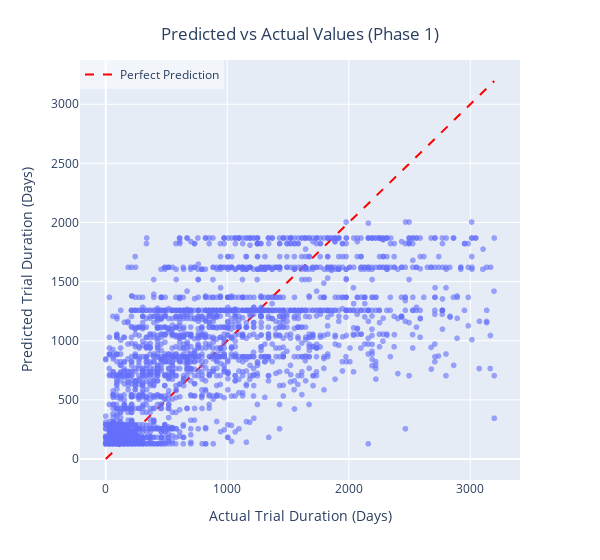

The code cell stored with this chart in its notebook:
### Markdown cell above
For all phase 1, 2, and 3 models, the random forest models produced better RMSE and R2 scores than their respective decision tree models. <br>

After hyperparameter tuning of the random forest models, all phase 1, 2, and 3 models produced better RMSE and R2 scores. <br>

Therefore, the  tuned random forest models were chosen as my models for predicting trial duration of phase 1, 2, and 3 unseen trial data.

### Code cell
# Assign y_test and y_prediction values to variables for plotting of phase 1 trial duration data
results_df = pd.DataFrame({'Actual': y_test1,'Predicted': y_prediction1})

# Plot of predicted vs actual trial duration
fig1 = px.scatter(results_df, x = 'Actual', y = 'Predicted', opacity = 0.6, width = 600,
                 labels = {'Actual': 'Actual Trial Duration (Days)', 'Predicted': 'Predicted Trial Duration (Days)'})

# Add diagonal perfect prediction line
min_val = min(results_df.min())
max_val = max(results_df.max())
fig1.add_trace(go.Scatter(mode = 'lines',
               x = [min_val, max_val],
               y = [min_val, max_val],
               line = dict(color = 'red', dash = 'dash'),
               name = 'Perfect Prediction'))

fig1.update_layout(title = {'text' : 'Predicted vs Actual Values (Phase 1)', 'x' : 0.5, 'y' : 0.95, 'xanchor' : 'center'})
fig1.update_layout(legend = dict(x = 0, y = 1, xanchor = 'left', yanchor = 'top', bgcolor = 'rgba(255, 255, 255, 0.5)'))
fig1.show()

### Figure 1 — Plotly figure (JSON) as saved in the notebook; plotly's stock layout.template omitted (floating-point values rounded to 4 significant figures; data arrays with more than 128 entries replaced by an {"elided": "..."} marker saying what was removed)
{"data": [{"hovertemplate": "Actual Trial Duration (Days)=%{x}<br>Predicted Trial Duration (Days)=%{y}<extra></extra>", "legendgroup": "", "marker": {"color": "#636efa", "opacity": 0.6, "symbol": "circle"}, "mode": "markers", "name": "", "showlegend": false, "type": "scattergl", "x": {"elided": "2890 int values"}, "xaxis": "x", "y": {"elided": "2890 float values"}, "yaxis": "y"}, {"line": {"color": "red", "dash": "dash"}, "mode": "lines", "name": "Perfect Prediction", "type": "scatter", "x": [0, 3197], "y": [0, 3197]}], "layout": {"legend": {"bgcolor": "rgba(255, 255, 255, 0.5)", "tracegroupgap": 0, "x": 0, "xanchor": "left", "y": 1, "yanchor": "top"}, "margin": {"t": 60}, "title": {"text": "Predicted vs Actual Values (Phase 1)", "x": 0.5, "xanchor": "center", "y": 0.95}, "width": 600, "xaxis": {"anchor": "y", "domain": [0, 1], "title": {"text": "Actual Trial Duration (Days)"}}, "yaxis": {"anchor": "x", "domain": [0, 1], "title": {"text": "Predicted Trial Duration (Days)"}}}}
